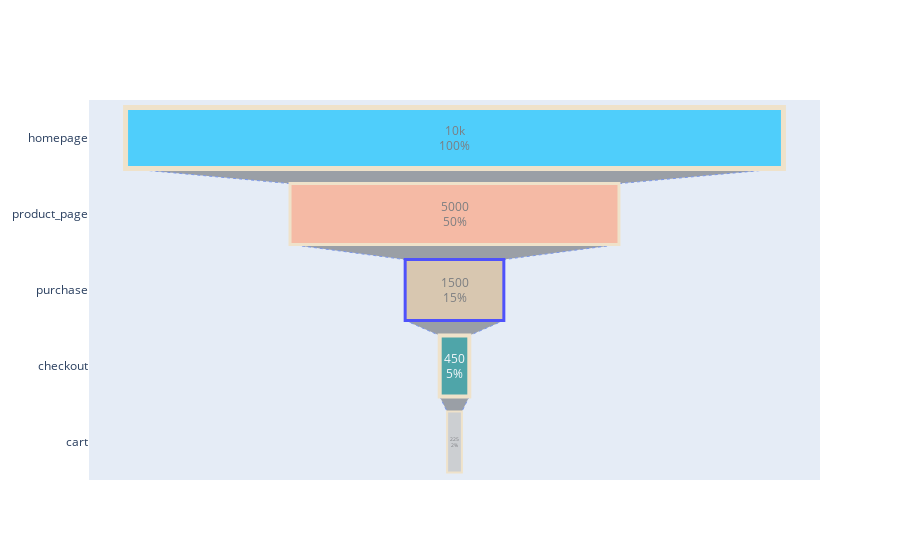

Source (notebook cell):
### Code cell
from plotly import graph_objects as go

fig = go.Figure(go.Funnel(
    y = ["homepage", "product_page", "purchase", "checkout", "cart"],
    x = [10000, 5000, 1500, 450, 225],
    textposition = "inside",
    textinfo = "value+percent initial",
    opacity = 0.65, marker = {"color": ["deepskyblue", "lightsalmon", "tan", "teal", "silver"],
    "line": {"width": [5, 3, 3, 4, 2, 2], "color": ["wheat", "wheat", "blue", "wheat", "wheat"]}},
    connector = {"line": {"color": "royalblue", "dash": "dot", "width": 1}})
    )

fig.show()

### Figure 1 — Plotly figure (JSON) as saved in the notebook; plotly's stock layout.template omitted (floating-point values rounded to 4 significant figures)
{"data": [{"connector": {"line": {"color": "royalblue", "dash": "dot", "width": 1}}, "marker": {"color": ["deepskyblue", "lightsalmon", "tan", "teal", "silver"], "line": {"color": ["wheat", "wheat", "blue", "wheat", "wheat"], "width": [5, 3, 3, 4, 2, 2]}}, "opacity": 0.65, "textinfo": "value+percent initial", "textposition": "inside", "type": "funnel", "x": [10000, 5000, 1500, 450, 225], "y": ["homepage", "product_page", "purchase", "checkout", "cart"]}], "layout": {}}
